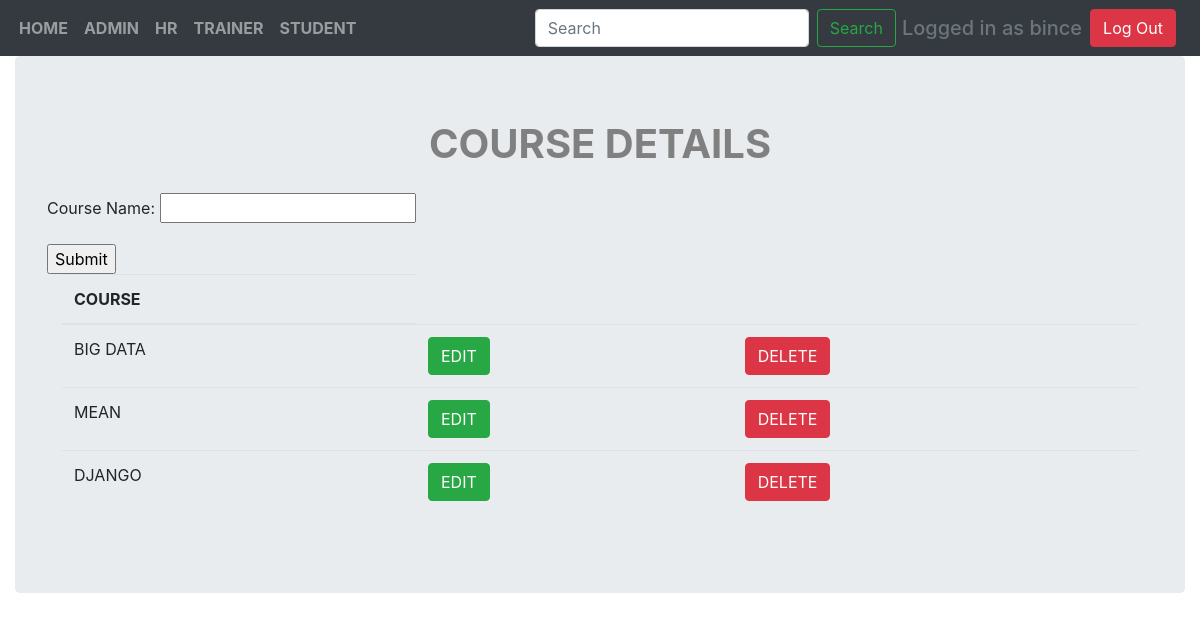
Screenshot of /addcourse (signed in) with the database file from the repository.
### app1/models.py (models this page shows)
class Course(models.Model):
    Course_Name=models.CharField(max_length=150,unique=True)
    def __str__(self):
        return self.Course_Name

### app1/views.py (the view)
# urls.py: path("addcourse",views.reg,name='course'),
def reg(request):
    obj=RegCourse()
    cr=Course.objects.all()
    dict={"reg":obj,"cr":cr}
    if request.method=='POST':
        frm=RegCourse(request.POST)
        if frm.is_valid():
            frm.save(commit=True)
    return render(request,"app1/addcourse.html",dict)

### app1/forms.py
class RegCourse(forms.ModelForm):
    class Meta:
        model=Course
        fields='__all__'

### app1/templates/app1/addcourse.html (shortened to what this page needs)
<!DOCTYPE html>
{% extends "app1/base.html"%}
    {% block body_block%}
<link rel="stylesheet" href="https://stackpath.bootstrapcdn.com/bootstrap/4.3.1/css/bootstrap.min.css">
<div class="jumbotron">
    <blockquote class="blockquote text-center">
<h1 class="ex1">COURSE DETAILS</h1>
    </blockquote>
<form method="post">
    {{reg.as_p}}
    <input type="submit" value="Submit">
</form>
<div class="container">
   <table class="table">
       <thead>
    <tr>
      <th scope="col">COURSE</th>
    </tr>
  </thead>
            <tbody>
        {%for rec in cr%}
        <tr scope="row">
            <td>{{rec}}</td>
            <td><a class="btn btn-success" href="{%url 'app1:edit' rec.id%}" role="button">EDIT</a></td>
            <td><a class="btn btn-danger" href="{%url 'app1:delete' rec.id%}" role="button">DELETE</a></td>
        </tr>
        {%endfor%}
            </tbody>
    </table>
</div>
</div>
{%endblock%}

### app1/templates/app1/base.html (shortened to what this page needs)
<!DOCTYPE html>
<html lang="en">
<head>
    <link rel="stylesheet" href="https://stackpath.bootstrapcdn.com/bootstrap/4.3.1/css/bootstrap.min.css">
</head>
<body>
<div class="col-lg-12">
<nav class="navbar navbar-expand-lg sticky-top navbar-dark bg-dark" style="margin-left:-20px;margin-right:-15px;">
  <div class="collapse navbar-collapse" id="navbarNavAltMarkup">
    <div class="navbar-nav">
        <a class="nav-item nav-link" href="{% url 'app1:index'%}" style="font-weight:bold;">HOME</a>
        {%if user.is_authenticated%}
        <a class="nav-item nav-link" href="{% url 'app1:admin'%}" style="font-weight:bold;">ADMIN</a>
        <a class="nav-item nav-link" href="{%url 'app1:hr'%}" style="font-weight:bold;">HR</a>
        <a class="nav-item nav-link" href="{%url 'app1:viewtra'%}" style="font-weight:bold;">TRAINER</a>
        <a class="nav-item nav-link" href="{%url 'app1:stupg'%}" style="font-weight:bold;">STUDENT</a>
          </div>
  </div>
        <form class="form-inline" style="float:right;" method="get" action="{%url 'app1:search'%}">
        <input class="form-control mr-sm-2" type="text" name="q" value="{{request.GET.q}}" placeholder="Search" aria-label="Search">
        <button class="btn btn-outline-success my-2 my-sm-0" type="submit">Search</button>
    </form>
    <h5 class="text-muted mr-sm-2" style="margin:6px;">Logged in as {{user.username}}</h5>
    <a class="btn btn-danger mr-sm-2" href="{%url 'logout'%}" role="button">Log Out</a>
    {%endif%}
</nav>
</div>
<div class="container-fluid">
    {% block body_block%}
    {%endblock%}
</div>
</body>
</html>

### app1/templates/app1/addcourse.html (style rules this page uses)
.ex1 { margin-bottom: 25px; color:grey; font-weight:bold; }

### rows the page displays
Course: Course_Name "BIG DATA"
Course: Course_Name "MEAN"
Course: Course_Name "DJANGO"

### other values shown
{{ user.username }} "bince"
